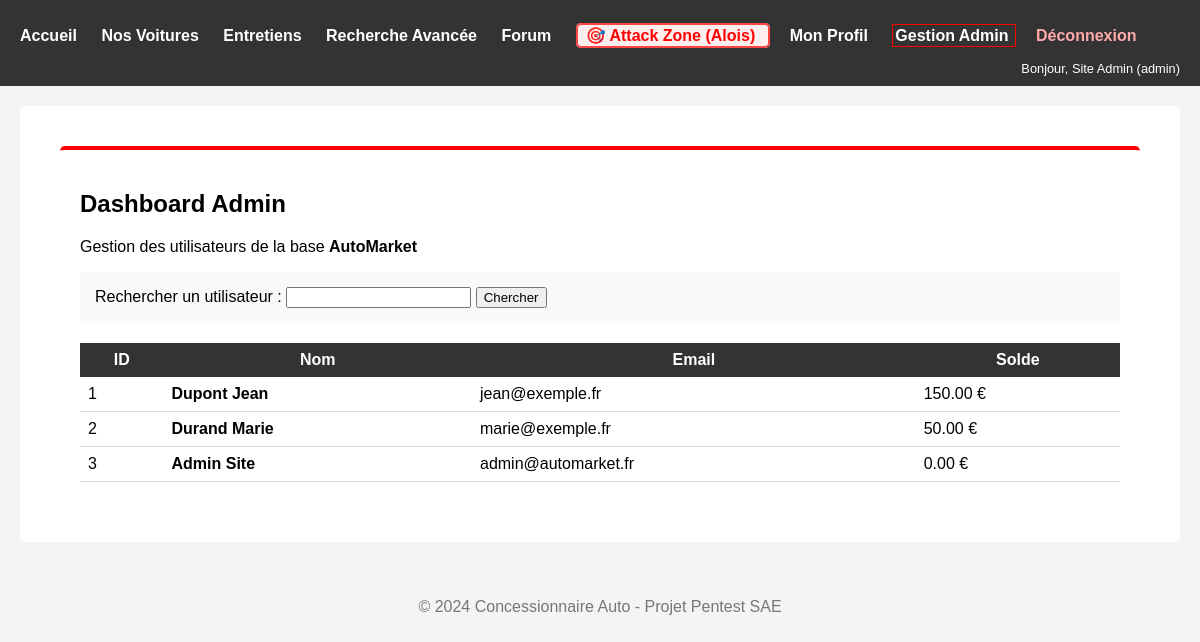
The app's page /index.php?page=admin_dashboard (signed in) with its own data.
### tables this page shows
CREATE TABLE IF NOT EXISTS Users (
    id_user INT PRIMARY KEY AUTO_INCREMENT,
    nom VARCHAR(50),
    prenom VARCHAR(50),
    email VARCHAR(100) UNIQUE NOT NULL,
    mdp VARCHAR(255) NOT NULL,
    role ENUM('client', 'premium', 'vendeur', 'admin') DEFAULT 'client',
    porte_monnaie DECIMAL(10, 2) DEFAULT 0.00,
    date_inscription DATETIME DEFAULT CURRENT_TIMESTAMP
);

### pages/admin_dashboard.php (the view, shortened to what this page needs)
<?php
require_once 'includes/db_connect.php';
$search = "";
$sql = "SELECT * FROM Users";
$params = [];
$stmt = $pdo->prepare($sql);
$stmt->execute($params);
$users = $stmt->fetchAll();
?>
<div class="container" style="border-top: 4px solid red;">
    <h2>Dashboard Admin</h2>
    <p>Gestion des utilisateurs de la base <strong>AutoMarket</strong></p>
    <div style="background: #f9f9f9; padding: 15px; margin-bottom: 20px;">
        <form method="POST">
            <label>Rechercher un utilisateur :</label>
            <input type="text" name="search_user" value="<?php echo htmlspecialchars($search); ?>">
            <button type="submit">Chercher</button>
        </form>
    </div>
    <table style="width: 100%; border-collapse: collapse; background: white;">
        <tr style="background: #333; color: white;">
            <th style="padding:8px;">ID</th>
            <th style="padding:8px;">Nom</th>
            <th style="padding:8px;">Email</th>
            <th style="padding:8px;">Solde</th>
        </tr>
        <?php foreach ($users as $user): ?>
            <tr style="border-bottom: 1px solid #ddd;">
                <td style="padding:8px;">
                    <?php echo $user['id_user']; ?>
                </td>
                <td style="padding:8px;"><strong>
                        <?php echo htmlspecialchars($user['nom'] . ' ' . $user['prenom']); ?>
                    </strong></td>
                <td style="padding:8px;">
                    <?php echo htmlspecialchars($user['email']); ?>
                </td>
                <td style="padding:8px;">
                    <?php echo $user['porte_monnaie']; ?> €
                </td>
            </tr>
        <?php endforeach; ?>
    </table>
</div>

### css/style.css (style rules this page uses)
body { font-family: sans-serif; margin: 0; padding: 0; background-color: #f4f4f4; }
.container { padding: 20px; background: white; margin: 20px; border-radius: 5px; }

### records on screen
users: id_user "1", nom+prenom "Dupont Jean", email "jean@exemple.fr", porte_monnaie "150.00"
users: id_user "2", nom+prenom "Durand Marie", email "marie@exemple.fr", porte_monnaie "50.00"
users: id_user "3", nom+prenom "Admin Site", email "admin@automarket.fr", porte_monnaie "0.00"

### other values on screen
$_SESSION['username'] "Site Admin"
$_SESSION['role'] "admin"
